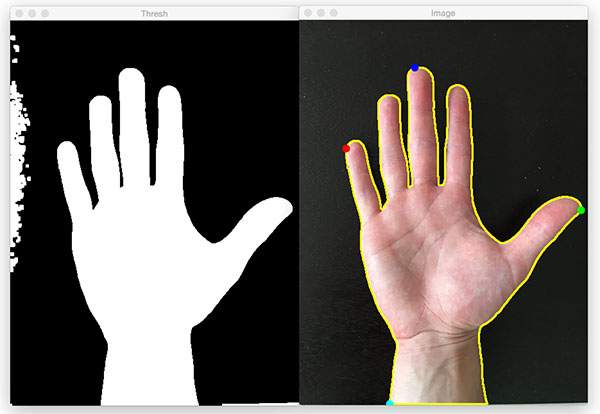
#> input picture images/test.jpg, 600 x 414 px, given in place of the camera
$ jupyter execute --allow-errors hand_sign.ipynb   (shell and % lines are left out)   (older library calls are emulated)   (text cells are left out)
#> lines starting #> are read from the running program, lines starting #| are printed output that depends on the picture; after the words box and inside, x2 and y2 are one past the last pixel; in counts of white or black regions, pixels touching at a corner belong together
[cell 1]
import numpy as np
import pandas as pd
import cv2
import matplotlib.pyplot as plt
import keras
import imutils
from keras.models import load_model
from keras.models import model_from_json
from keras.preprocessing.image import img_to_array
from textgenrnn import textgenrnn
from multiprocessing import Process,Queue
from multiprocessing import Pool

#> (a cell that did not finish here is left out)

[cell 3]
# [30 lines left out: functions edgedetect, findSignificantContours, not called in this run]

cap_region_x_begin=0.5  # start point/total width
cap_region_y_end=0.8  # start point/total width
threshold = 60  #  BINARY threshold
blurValue = 41  # GaussianBlur parameter
bgSubThreshold = 100
learningRate = 0
var_list=[]
# variables
isBgCaptured = 0   # bool, whether the background captured
triggerSwitch = False  # if true, keyborad simulator works

def printThreshold(thr):
    print("! Changed threshold to "+str(thr))


# [81 lines left out: functions removeBG, detect, word_gen, not called in this run]

[cell 4]
cap=cv2.VideoCapture(-1)
#fgbg=cv2.createBackgroundSubtractorMOG2()
cap.set(10,200)
cv2.namedWindow('trackbar')
cv2.createTrackbar('trh1', 'trackbar', threshold, 100, printThreshold)
count=0

while True:
    ret,frame=cap.read()
#> frame is the input picture: shape (414, 600, 3); mean B, G, R 94, 98.4, 104.4
    threshold = cv2.getTrackbarPos('trh1', 'trackbar')
    frame = cv2.bilateralFilter(frame, 5, 50, 100)  # smoothing filter
    frame=cv2.resize(frame,(940,640),interpolation=cv2.INTER_LINEAR)
#> frame: shape (640, 940, 3)
    frame=cv2.flip(frame,1)
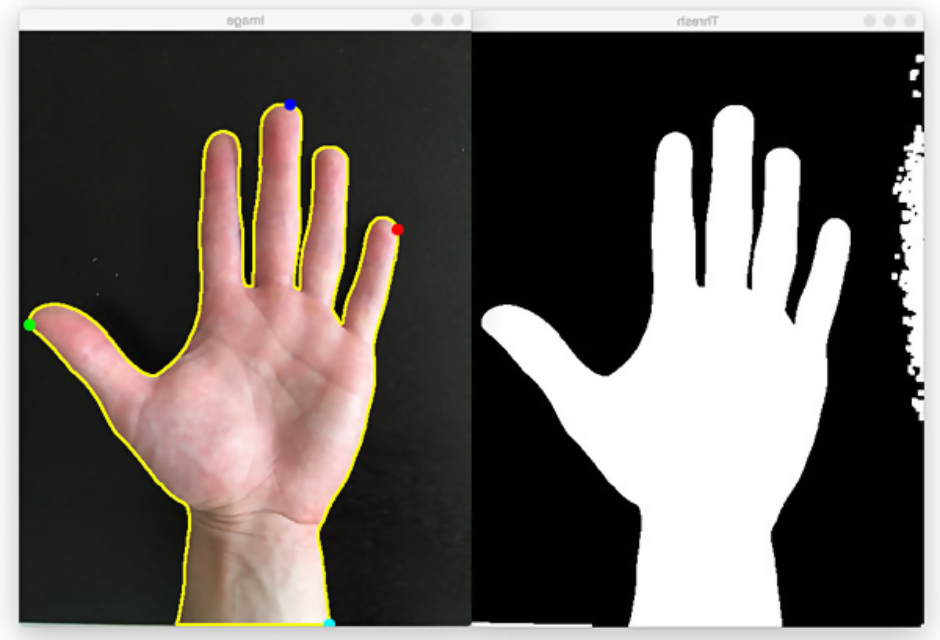
#> frame: shape (640, 940, 3); mean B, G, R 93.9, 98.4, 104.4
    frame1=frame[100:500,520:790]
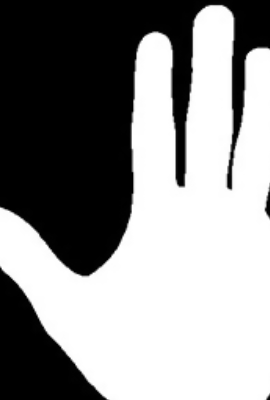
#> frame1: shape (400, 270, 3); min 0, max 255, mean 142.7
    if isBgCaptured == 1:  # this part wont run until background captured
        img = removeBG(frame1)
        #cv2.imshow('mask', img)
        # convert the image into binary image
        gray = cv2.cvtColor(img, cv2.COLOR_BGR2GRAY)
        blur = cv2.GaussianBlur(gray, (blurValue, blurValue), 0)
        #cv2.imshow('blur', blur)
        ret, thresh = cv2.threshold(blur, threshold, 255, cv2.THRESH_BINARY)
        cv2.imshow('roi', thresh)
        #gray=cv2.cvtColor(frame,cv2.COLOR_BGR2GRAY)
        canvas=detect(gray,frame,thresh)
        cv2.imshow("image",canvas)

    k = cv2.waitKey(10)
#> (key q is pressed here)
    if k == ord('q'):  # press ESC to exit
        cap.release()
        cv2.destroyAllWindows()
        break
    elif k == ord('b'):  # press 'b' to capture the background
        bgModel = cv2.createBackgroundSubtractorMOG2(0, bgSubThreshold)
        isBgCaptured = 1
        print( '!!!Background Captured!!!')
    elif k == ord('r'):  # press 'r' to reset the background
        bgModel = None
        triggerSwitch = False
        isBgCaptured = 0
        print ('!!!Reset BackGround!!!')

cap.release()
cv2.destroyAllWindows()

[cell 5]
# [19 lines left out: function check, not called in this run]

[cell 6]
import os
count=0
#> (the rest of this cell did not finish here and is left out)

[cell 7]
import cv2
import numpy as np

cap=cv2.VideoCapture(0)
fgbg=cv2.createBackgroundSubtractorMOG2()

while True:
    ret,frame=cap.read()
    frame=cv2.flip(frame,1)
#> frame: shape (414, 600, 3)
    fgmask=fgbg.apply(frame)
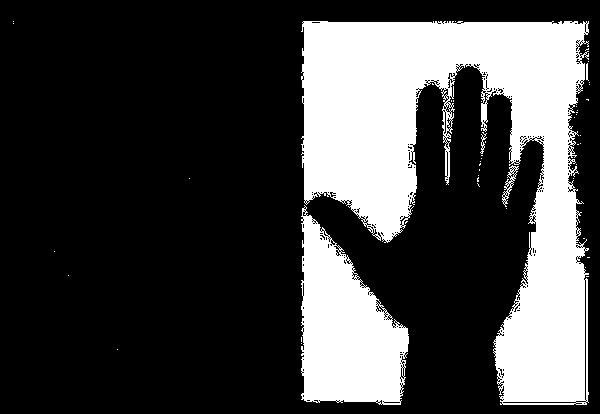
#> fgmask: shape (414, 600); values 127 (black) and 255 (white), 26.6% white; 51 white regions (46 under 20 px), largest, box (x1, y1, x2, y2) and area: (301, 21, 589, 405) 52283, (301, 205, 409, 405) 13417, (502, 165, 519, 207) 180, (480, 132, 487, 154) 50, (586, 63, 589, 81) 34
    cv2.imshow("frame",frame)
    cv2.imshow("mask",fgmask)
    if cv2.waitKey(1)&0xff==ord('q'):
#> (key q is pressed here)
        cv2.destroyAllWindows()
        break
cap.release()
cv2.destroyAllWindows()

$ run again, on images/hand_signs.png
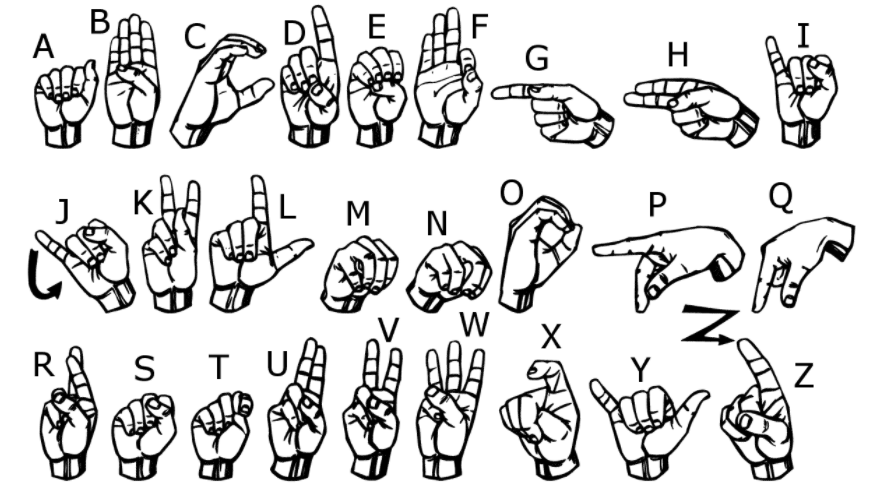
#> input picture images/hand_signs.png, 876 x 489 px, given in place of the camera
#> frame is the input picture: shape (489, 876, 3); min 0, max 255, mean 217.1
#> `frame1=frame[100:500,520:790]`:
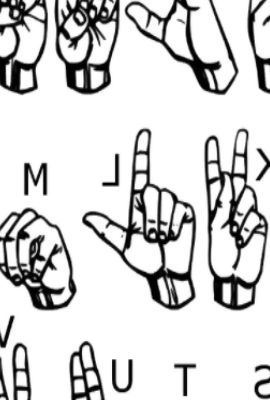
#> frame1: shape (400, 270, 3); min 0, max 255, mean 211.2
#> `fgmask=fgbg.apply(frame)`:
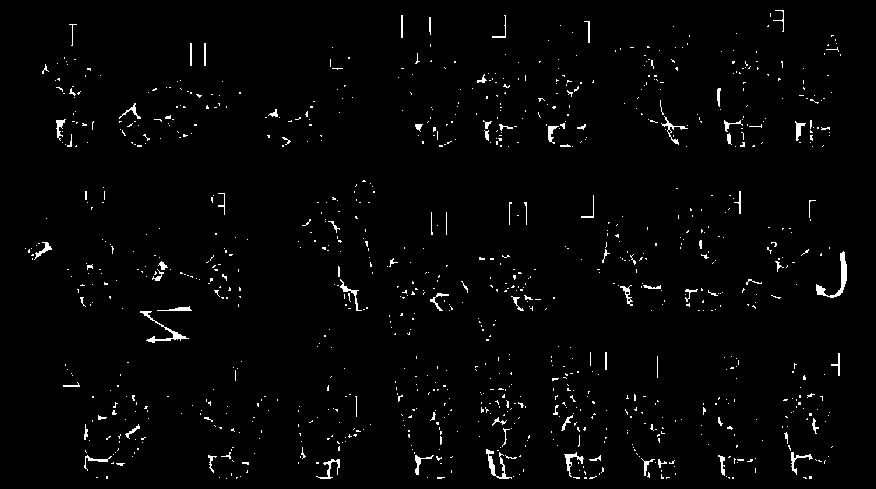
#> fgmask: shape (489, 876); values 127 (black) and 255 (white), 1.9% white in thin lines or dots, all inside (x1, y1, x2, y2) = (25, 10, 847, 479)
